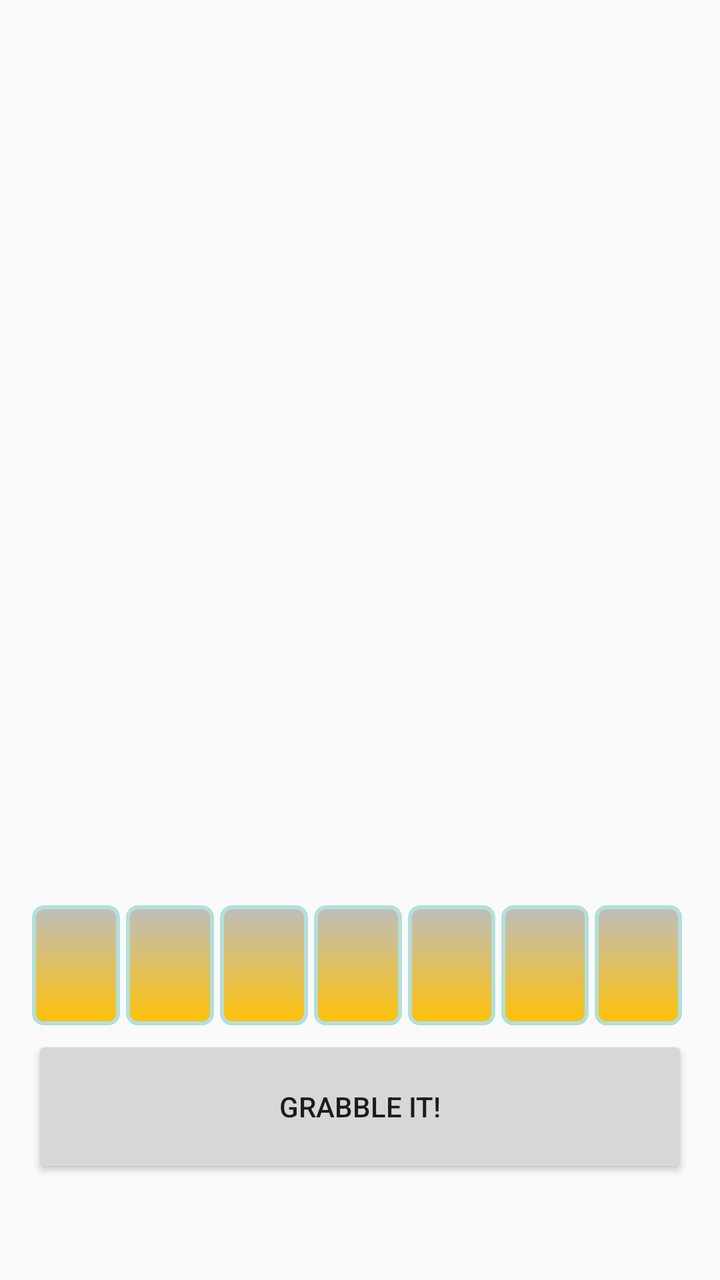
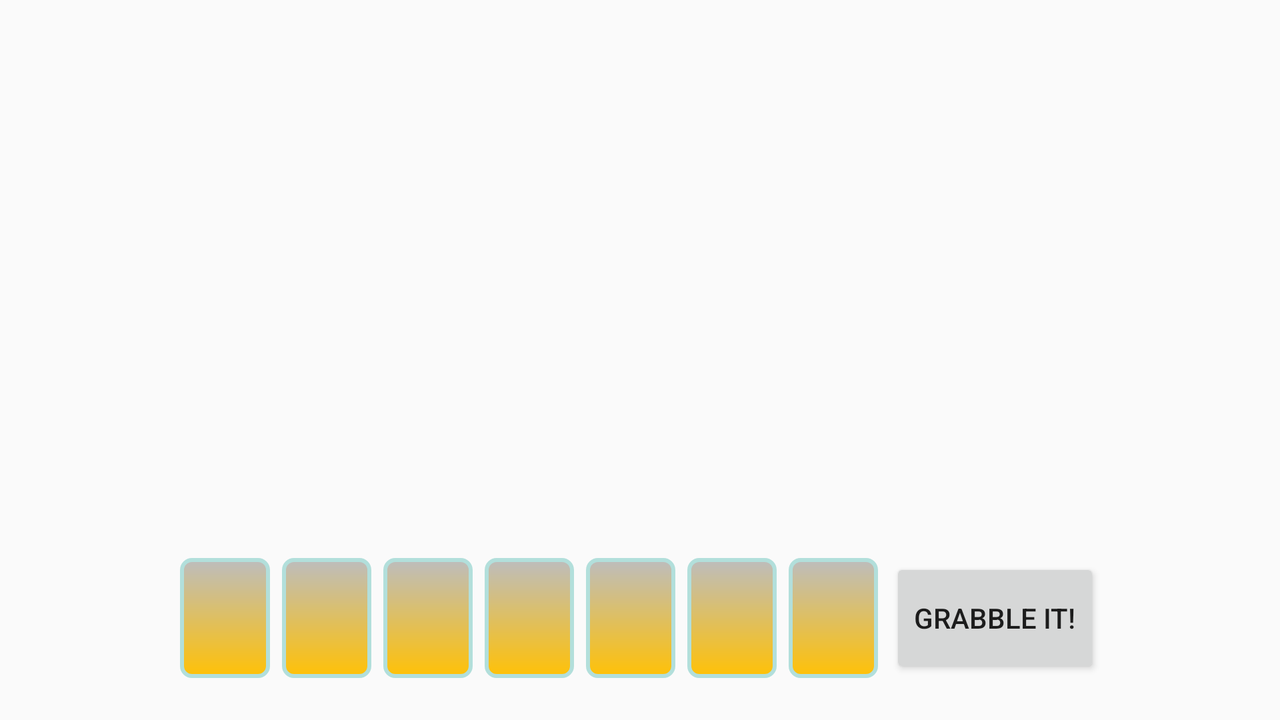

The same Android screen from two of the app's own layout files: first res/layout/ as a phone draws it, then the author's variant for another configuration, drawn on a device whose configuration selects that folder. Both files follow.
<!-- AndroidManifest.xml: application theme AppTheme -->
<!-- res/layout/fragment_letterbag.xml -->
<RelativeLayout xmlns:android="http://schemas.android.com/apk/res/android"
    xmlns:app="http://schemas.android.com/apk/res-auto"
    xmlns:tools="http://schemas.android.com/tools"
    android:layout_width="match_parent"
    android:layout_height="match_parent"
    android:paddingBottom="@dimen/activity_vertical_margin"
    android:paddingLeft="@dimen/activity_horizontal_margin"
    android:paddingRight="@dimen/activity_horizontal_margin"
    android:paddingTop="@dimen/activity_vertical_margin"
    tools:context="com.s1451552.grabble.LetterBagFragment">

    <LinearLayout
        android:id="@+id/linearLayout1"
        android:layout_width="match_parent"
        android:layout_height="match_parent"
        android:orientation="vertical"
        android:weightSum="12">

        <GridView
            android:id="@+id/letter_grid"
            android:layout_width="match_parent"
            android:layout_height="340dp"
            android:layout_marginBottom="15dp"
            android:layout_weight="7"
            android:numColumns="7"
            android:gravity="top">
        </GridView>

        <LinearLayout
            android:id="@+id/make_word"
            android:layout_width="match_parent"
            android:layout_height="60dp"
            android:layout_marginBottom="5dp"
            android:orientation="horizontal"
            android:weightSum="7">

            <View
                android:layout_width="wrap_content"
                android:layout_height="wrap_content"
                android:layout_gravity="bottom"
                android:layout_marginEnd="3dp"
                android:background="@drawable/shape_rectangle"
                android:layout_weight="1"/>

            <View
                android:layout_width="wrap_content"
                android:layout_height="wrap_content"
                android:layout_gravity="bottom"
                android:layout_marginEnd="3dp"
                android:background="@drawable/shape_rectangle"
                android:layout_weight="1"/>

            <View
                android:layout_width="wrap_content"
                android:layout_height="wrap_content"
                android:layout_gravity="bottom"
                android:layout_marginEnd="3dp"
                android:background="@drawable/shape_rectangle"
                android:layout_weight="1"/>

            <View
                android:layout_width="wrap_content"
                android:layout_height="wrap_content"
                android:layout_gravity="bottom"
                android:layout_marginEnd="3dp"
                android:background="@drawable/shape_rectangle"
                android:layout_weight="1"/>
            <View
                android:layout_width="wrap_content"
                android:layout_height="wrap_content"
                android:layout_gravity="bottom"
                android:layout_marginEnd="3dp"
                android:background="@drawable/shape_rectangle"
                android:layout_weight="1"/>

            <View
                android:layout_width="wrap_content"
                android:layout_height="wrap_content"
                android:layout_gravity="bottom"
                android:layout_marginEnd="3dp"
                android:background="@drawable/shape_rectangle"
                android:layout_weight="1"/>

            <View
                android:layout_width="wrap_content"
                android:layout_height="wrap_content"
                android:layout_gravity="bottom"
                android:layout_marginEnd="3dp"
                android:background="@drawable/shape_rectangle"
                android:layout_weight="1"/>
        </LinearLayout>

        <Button
            android:text="Grabble it!"
            android:layout_width="match_parent"
            android:layout_height="wrap_content"
            android:layout_gravity="center_horizontal"
            android:layout_weight="2"
            android:id="@+id/button2" />

    </LinearLayout>

</RelativeLayout>
<!-- resources referenced by this layout -->
<resources>
  <dimen name="activity_horizontal_margin">16dp</dimen>
  <dimen name="activity_vertical_margin">16dp</dimen>
  <!-- drawable shape_rectangle (drawable) -->
  <?xml version="1.0" encoding="UTF-8"?>
  <shape xmlns:android="http://schemas.android.com/apk/res/android" android:id="@+id/listview_background_shape">
      <stroke android:width="2dp" android:color="@color/primary_light" />
      <padding android:left="2dp"
          android:top="2dp"
          android:right="2dp"
          android:bottom="2dp" />
      <corners android:radius="5dp" />
      <gradient
          android:angle="270"
          android:startColor="@color/divider"
          android:endColor="@color/accent" />
  </shape>
  <style name="AppTheme" parent="Theme.AppCompat.Light.DarkActionBar">
          
          <item name="colorPrimary">@color/primary</item>
          <item name="colorPrimaryDark">@color/primary_dark</item>
          <item name="colorAccent">@color/accent</item>
  
          <item name="actionMenuTextColor">#FFF</item>
          <item name="android:windowContentTransitions">true</item>
      </style>
  <color name="primary_light">#B2DFDB</color>
  <color name="divider">#BDBDBD</color>
  <color name="accent">#FFC107</color>
  <color name="primary">#009688</color>
  <color name="primary_dark">#00796B</color>
</resources>
<!-- res/layout-land/fragment_letterbag.xml (the author's variant of the layout above) -->
<!-- drawn on the phone turned sideways -->
<RelativeLayout xmlns:android="http://schemas.android.com/apk/res/android"
    xmlns:app="http://schemas.android.com/apk/res-auto"
    xmlns:tools="http://schemas.android.com/tools"
    android:layout_width="match_parent"
    android:layout_height="match_parent"
    android:paddingBottom="@dimen/activity_vertical_margin"
    android:paddingLeft="@dimen/activity_horizontal_margin"
    android:paddingRight="@dimen/activity_horizontal_margin"
    android:paddingTop="@dimen/activity_vertical_margin"
    tools:context="com.s1451552.grabble.LetterBagFragment">

    <LinearLayout
        android:id="@+id/letterbag_layout"
        android:layout_width="match_parent"
        android:layout_height="match_parent"
        android:orientation="vertical">

        <GridView
            android:id="@+id/letter_grid"
            android:layout_width="match_parent"
            android:layout_height="240dp"
            android:layout_marginBottom="15dp"
            android:layout_weight="7"
            android:numColumns="9"
            android:verticalSpacing="6dp"
            android:gravity="top">
        </GridView>

        <LinearLayout
            android:id="@+id/make_word"
            android:layout_width="460dp"
            android:layout_height="60dp"
            android:layout_gravity="center"
            android:layout_marginBottom="5dp"
            android:orientation="horizontal"
            android:weightSum="7">

            <FrameLayout
                android:layout_width="match_parent"
                android:layout_height="match_parent"
                android:layout_gravity="bottom"
                android:layout_marginEnd="6dp"
                android:background="@drawable/shape_rectangle"
                android:layout_weight="1">

                <ImageView
                    android:id="@+id/letter_1"
                    android:layout_width="match_parent"
                    android:layout_height="match_parent"
                    android:cropToPadding="false"
                    android:layout_margin="@dimen/letter_box_margin" />
            </FrameLayout>

            <FrameLayout
                android:layout_width="match_parent"
                android:layout_height="match_parent"
                android:layout_gravity="bottom"
                android:layout_marginEnd="6dp"
                android:background="@drawable/shape_rectangle"
                android:layout_weight="1">

                <ImageView
                    android:id="@+id/letter_2"
                    android:layout_width="match_parent"
                    android:layout_height="match_parent"
                    android:cropToPadding="false"
                    android:layout_margin="@dimen/letter_box_margin" />
            </FrameLayout>

            <FrameLayout
                android:layout_width="match_parent"
                android:layout_height="match_parent"
                android:layout_gravity="bottom"
                android:layout_marginEnd="6dp"
                android:background="@drawable/shape_rectangle"
                android:layout_weight="1">

                <ImageView
                    android:id="@+id/letter_3"
                    android:layout_width="match_parent"
                    android:layout_height="match_parent"
                    android:cropToPadding="false"
                    android:layout_margin="@dimen/letter_box_margin" />
            </FrameLayout>

            <FrameLayout
                android:layout_width="match_parent"
                android:layout_height="match_parent"
                android:layout_gravity="bottom"
                android:layout_marginEnd="6dp"
                android:background="@drawable/shape_rectangle"
                android:layout_weight="1">

                <ImageView
                    android:id="@+id/letter_4"
                    android:layout_width="match_parent"
                    android:layout_height="match_parent"
                    android:cropToPadding="false"
                    android:layout_margin="@dimen/letter_box_margin" />
            </FrameLayout>

            <FrameLayout
                android:layout_width="match_parent"
                android:layout_height="match_parent"
                android:layout_gravity="bottom"
                android:layout_marginEnd="6dp"
                android:background="@drawable/shape_rectangle"
                android:layout_weight="1">

                <ImageView
                    android:id="@+id/letter_5"
                    android:layout_width="match_parent"
                    android:layout_height="match_parent"
                    android:cropToPadding="false"
                    android:layout_margin="@dimen/letter_box_margin" />
            </FrameLayout>

            <FrameLayout
                android:layout_width="match_parent"
                android:layout_height="match_parent"
                android:layout_gravity="bottom"
                android:layout_marginEnd="6dp"
                android:background="@drawable/shape_rectangle"
                android:layout_weight="1">

                <ImageView
                    android:id="@+id/letter_6"
                    android:layout_width="match_parent"
                    android:layout_height="match_parent"
                    android:cropToPadding="false"
                    android:layout_margin="@dimen/letter_box_margin" />
            </FrameLayout>

            <FrameLayout
                android:layout_width="match_parent"
                android:layout_height="match_parent"
                android:layout_gravity="bottom"
                android:layout_marginEnd="6dp"
                android:background="@drawable/shape_rectangle"
                android:layout_weight="1">

                <ImageView
                    android:id="@+id/letter_7"
                    android:layout_width="match_parent"
                    android:layout_height="match_parent"
                    android:cropToPadding="false"
                    android:layout_margin="@dimen/letter_box_margin" />
            </FrameLayout>

            <Button
                android:text="@string/btn_make_word"
                android:layout_width="wrap_content"
                android:layout_height="match_parent"
                android:id="@+id/btn_grabble"/>

        </LinearLayout>

    </LinearLayout>

</RelativeLayout>
<!-- resources referenced by the variant -->
<!-- as the phone turned sideways resolves them -->
<resources>
  <dimen name="activity_horizontal_margin">16dp</dimen>
  <dimen name="activity_vertical_margin">16dp</dimen>
  <dimen name="letter_box_margin">4dp</dimen>
  <!-- drawable shape_rectangle (drawable) -->
  <?xml version="1.0" encoding="UTF-8"?>
  <shape xmlns:android="http://schemas.android.com/apk/res/android" android:id="@+id/listview_background_shape">
      <stroke android:width="2dp" android:color="@color/primary_light" />
      <padding android:left="2dp"
          android:top="2dp"
          android:right="2dp"
          android:bottom="2dp" />
      <corners android:radius="5dp" />
      <gradient
          android:angle="270"
          android:startColor="@color/divider"
          android:endColor="@color/accent" />
  </shape>
  <string name="btn_make_word">Grabble it!</string>
  <style name="AppTheme" parent="Theme.AppCompat.Light.DarkActionBar">
          
          <item name="colorPrimary">@color/primary</item>
          <item name="colorPrimaryDark">@color/primary_dark</item>
          <item name="colorAccent">@color/accent</item>
  
          <item name="actionMenuTextColor">#FFF</item>
          <item name="android:windowContentTransitions">true</item>
      </style>
  <color name="primary_light">#B2DFDB</color>
  <color name="divider">#BDBDBD</color>
  <color name="accent">#FFC107</color>
  <color name="primary">#009688</color>
  <color name="primary_dark">#00796B</color>
</resources>
